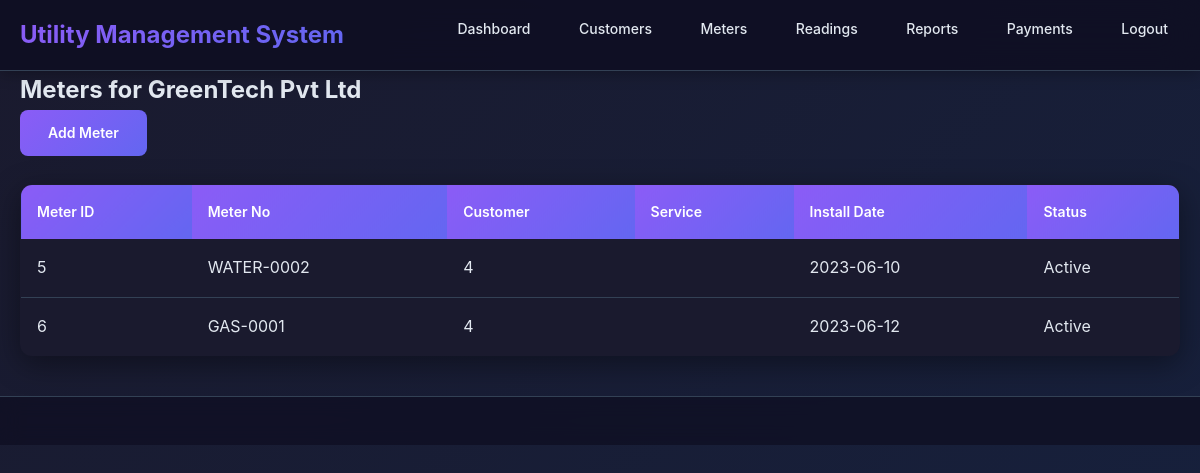
Page /public/meters.php?customer_id=4 (signed in) on the committed database.
### tables this page shows
CREATE TABLE customer (
  customer_id INT AUTO_INCREMENT PRIMARY KEY,
  customer_type ENUM('Household','Business','Government') NOT NULL,
  name VARCHAR(150) NOT NULL,
  address TEXT,
  city VARCHAR(100),
  phone VARCHAR(20),
  email VARCHAR(100),
  created_at DATETIME DEFAULT CURRENT_TIMESTAMP
);

CREATE TABLE meter (
  meter_id INT AUTO_INCREMENT PRIMARY KEY,
  meter_no VARCHAR(50) NOT NULL UNIQUE,
  customer_id INT NOT NULL,
  service_id INT NOT NULL,
  install_date DATE,
  status ENUM('Active','Inactive','Disconnected') DEFAULT 'Active',
  FOREIGN KEY (customer_id) REFERENCES customer(customer_id) ON DELETE CASCADE,
  FOREIGN KEY (service_id) REFERENCES service(service_id) ON DELETE RESTRICT
);

### public/meters.php (the view, shortened to what this page needs)
<?php
require_once __DIR__ . '/../includes/config.php';
require_once __DIR__ . '/../includes/header.php';
$customer_id = intval($_GET['customer_id'] ?? 0);
if ($customer_id) {
    $stmt = $pdo->prepare("SELECT * FROM meter WHERE customer_id = :cid");
    $stmt->execute([':cid'=>$customer_id]);
    $meters = $stmt->fetchAll();
    $cust = $pdo->prepare("SELECT name FROM customer WHERE customer_id = :cid");
    $cust->execute([':cid'=>$customer_id]);
    $custname = $cust->fetchColumn();
    echo "<h2>Meters for " . htmlspecialchars($custname) . "</h2>";
    echo "<a class='btn' href='add_meter.php?customer_id={$customer_id}'>Add Meter</a>";
}
?>
<table class="table">
  <thead><tr><th>Meter ID</th><th>Meter No</th><th>Customer</th><th>Service</th><th>Install Date</th><th>Status</th></tr></thead>
  <tbody>
    <?php foreach($meters as $m): ?>
    <tr>
      <td><?= $m['meter_id'] ?></td>
      <td><?= htmlspecialchars($m['meter_no']) ?></td>
      <td><?= htmlspecialchars($m['customer_name'] ?? ($m['customer_id']??'')) ?></td>
      <td><?= htmlspecialchars($m['service_name'] ?? '') ?></td>
      <td><?= htmlspecialchars($m['install_date']) ?></td>
      <td><?= $m['status'] ?></td>
    </tr>
    <?php endforeach; ?>
  </tbody>
</table>
<?php require_once __DIR__ . '/../includes/footer.php'; ?>

### assets/css/style.css (style rules this page uses)
:root { --max-width: 1200px; --primary: #8b5cf6; --primary-dark: #7c3aed; --secondary: #ec4899; --accent: #f59e0b; --success: #10b981; --warning: #f59e0b; --error: #ef4444; --info: #06b6d4; --dark: #0f0f23; --dark-light: #1a1a2e; --dark-lighter: #252547; --light: #e2e8f0; --light-muted: #94a3b8; --gray-100: #1e293b; --gray-200: #334155; --gray-300: #475569; --gray-400: #64748b; --gray-500: #94a3b8; --gray-600: #cbd5e1; --gradient-primary: linear-gradient(135deg, #8b5cf6 0%, #6366f1 100%); --gradient-secondary: linear-gradient(135deg, #ec4899 0%, #f97316 100%); --gradient-accent: linear-gradient(135deg, #f59e0b 0%, #eab308 100%); --gradient-dark: linear-gradient(135deg, #1a1a2e 0%, #16213e 100%); --shadow-sm: 0 2px 15px rgba(0, 0, 0, 0.3); --shadow-md: 0 8px 30px rgba(0, 0, 0, 0.4); --shadow-lg: 0 16px 50px rgba(0, 0, 0, 0.5); --border-radius: 12px; --border-radius-lg: 16px; }
* { box-sizing: border-box; margin: 0; padding: 0; }
body { font-family: 'Inter', 'Segoe UI', Arial, sans-serif; background: var(--gradient-dark); margin: 0; color: var(--light); line-height: 1.6; min-height: 100vh; }
.btn { display: inline-block; padding: 12px 28px; background: var(--gradient-primary); color: white; border-radius: 8px; border: none; cursor: pointer; text-decoration: none; font-weight: 600; font-size: 14px; transition: all 0.3s ease; position: relative; overflow: hidden; }
.btn::before { content: ''; position: absolute; top: 0; left: -100%; width: 100%; height: 100%; background: linear-gradient(90deg, transparent, rgba(255,255,255,0.2), transparent); transition: left 0.5s; }
.table { width: 100%; border-collapse: collapse; margin-top: 20px; background: var(--dark-light); border-radius: var(--border-radius); overflow: hidden; box-shadow: var(--shadow-md); border: 1px solid var(--gray-200); }
.table th { background: var(--gradient-primary); color: white; padding: 16px; text-align: left; font-weight: 600; font-size: 14px; }
.table td { padding: 16px; border-bottom: 1px solid var(--gray-200); color: var(--light); }
.table tr:last-child td { border-bottom: none; }
.login-box, .card, .table { animation: fadeInUp 0.6s ease-out; }
::placeholder { color: var(--gray-400); }

### rows in the picture
customer: name "GreenTech Pvt Ltd"
meter: meter_id "5", meter_no "WATER-0002", customer "4", install_date "2023-06-10", status "Active"
meter: meter_id "6", meter_no "GAS-0001", customer "4", install_date "2023-06-12", status "Active"
